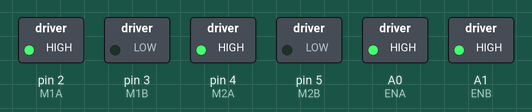
This sketch was run on a simulated Arduino Uno, built with avr-gcc and run on an emulated ATmega328P. Shown: switched loads named in the sketch (green lamp = pin HIGH).

Above: at 0.1 s.
Timing chart, 0 to 1.6 s (numbered marks = the images above):
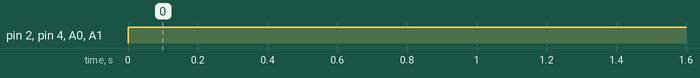

The sketch:

raceRobot.ino
```cpp
int ENA = A0;
int M1A = 2;
int M1B = 3;

int ENB = A1;
int M2A = 4;
int M2B = 5;

void setup() {
  for(int i=2; i<=5; i++){
    pinMode(i ,OUTPUT);
  }

}

void loop() {
  forward(200,200);

}

void forward(int rightM, int leftM){
  analogWrite(ENA, 255);
  digitalWrite(M1A,1);
  digitalWrite(M1B,0);
  analogWrite(ENB, 255);
  digitalWrite(M2A,1);
  digitalWrite(M2B,0);
}
```

Measured:
- by itself, pin 2 (M1A), pin 4 (M2A), A0 (ENA), A1 (ENB): LOW → HIGH at 0.00 s
